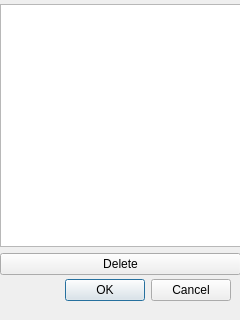
<?xml version="1.0" encoding="UTF-8"?>
<ui version="4.0">
 <class>FiguresDialog</class>
 <widget class="QDialog" name="FiguresDialog">
  <property name="geometry">
   <rect>
    <x>0</x>
    <y>0</y>
    <width>240</width>
    <height>320</height>
   </rect>
  </property>
  <property name="windowTitle">
   <string>Dialog</string>
  </property>
  <widget class="QDialogButtonBox" name="buttonBox">
   <property name="geometry">
    <rect>
     <x>10</x>
     <y>270</y>
     <width>221</width>
     <height>41</height>
    </rect>
   </property>
   <property name="orientation">
    <enum>Qt::Horizontal</enum>
   </property>
   <property name="standardButtons">
    <set>QDialogButtonBox::Cancel|QDialogButtonBox::Ok</set>
   </property>
  </widget>
  <widget class="QWidget" name="">
   <property name="geometry">
    <rect>
     <x>0</x>
     <y>4</y>
     <width>241</width>
     <height>271</height>
    </rect>
   </property>
   <layout class="QVBoxLayout" name="verticalLayout">
    <item>
     <widget class="QListWidget" name="listWidget"/>
    </item>
    <item>
     <widget class="QPushButton" name="pushButton">
      <property name="text">
       <string>Delete</string>
      </property>
     </widget>
    </item>
   </layout>
  </widget>
 </widget>
 <resources/>
 <connections>
  <connection>
   <sender>buttonBox</sender>
   <signal>accepted()</signal>
   <receiver>FiguresDialog</receiver>
   <slot>accept()</slot>
   <hints>
    <hint type="sourcelabel">
     <x>248</x>
     <y>254</y>
    </hint>
    <hint type="destinationlabel">
     <x>157</x>
     <y>274</y>
    </hint>
   </hints>
  </connection>
  <connection>
   <sender>buttonBox</sender>
   <signal>rejected()</signal>
   <receiver>FiguresDialog</receiver>
   <slot>reject()</slot>
   <hints>
    <hint type="sourcelabel">
     <x>316</x>
     <y>260</y>
    </hint>
    <hint type="destinationlabel">
     <x>286</x>
     <y>274</y>
    </hint>
   </hints>
  </connection>
 </connections>
</ui>
